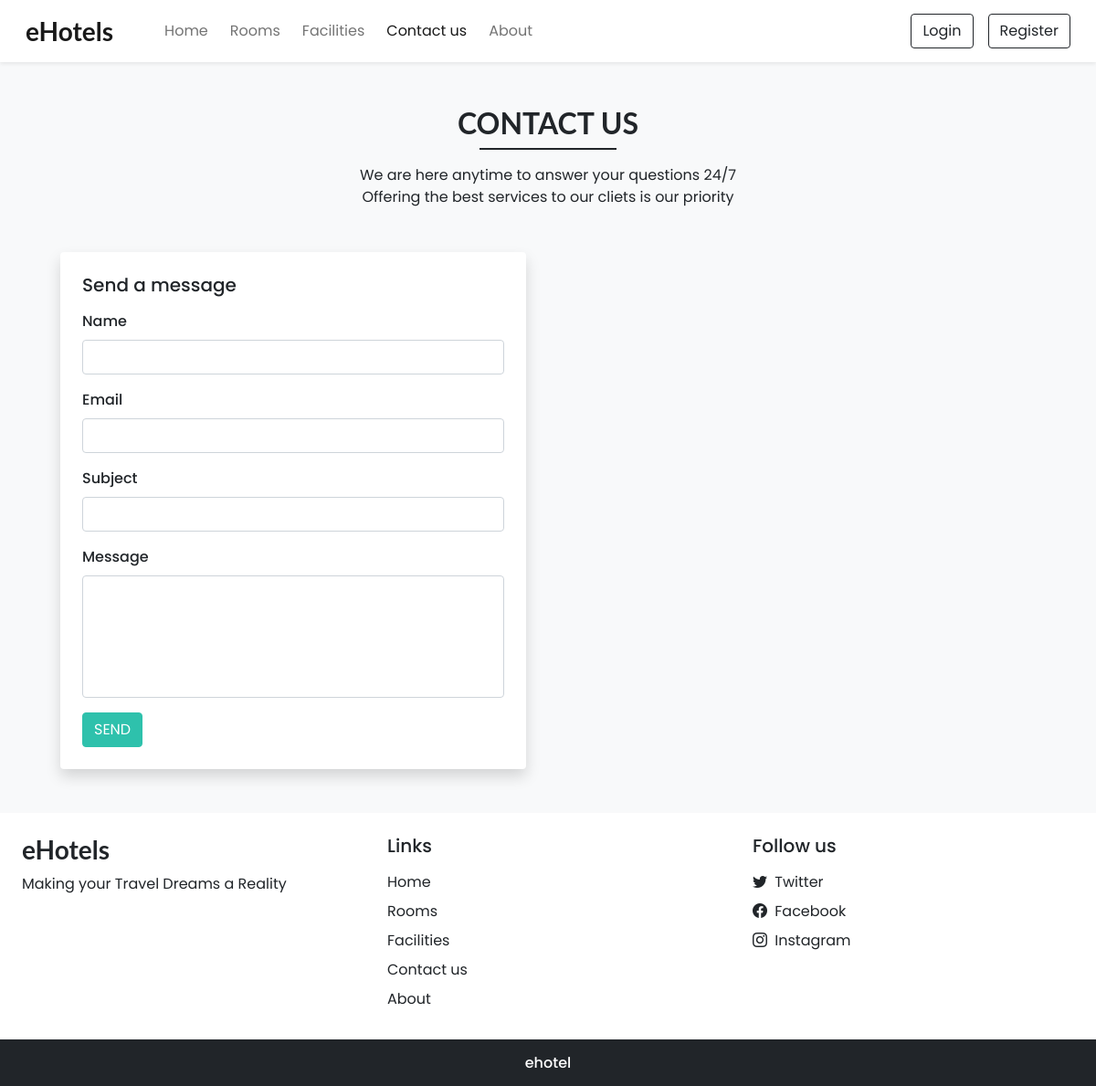
The page /contact.php on the database its author committed.
### tables this page shows
CREATE TABLE `settings` (
                            `sr_no` int NOT NULL,
                            `site_title` varchar(50) NOT NULL,
                            `site_about` varchar(250) NOT NULL,
                            `shutdown` tinyint(1) NOT NULL
);

### admin/inc/db_config.php (called while the page is built, shortened)
<?php
  function select($sql,$values,$datatypes)
  {
    $con = $GLOBALS['con'];
    if($stmt = mysqli_prepare($con,$sql))
    {
      mysqli_stmt_bind_param($stmt,$datatypes,...$values);
      if(mysqli_stmt_execute($stmt)){
        $res = mysqli_stmt_get_result($stmt);
        return $res;
      }
      else{
        mysqli_stmt_close($stmt);
        die("Query cannot be executed - Select");
      }
    }
    else{
      die("Query cannot be prepared - Select");
    }
  }
?>

### contact.php (the view, shortened to what this page needs)
<!DOCTYPE html>
<html lang="en">
<head>
    <?php require('inc/links.php'); ?>
</head>
<body class="bg-light">
<?php require('inc/header.php'); ?>
<div class="my-5 px-4">
    <h2 class="fw-bold h-font text-center">CONTACT US</h2>
    <div class="h-line bg-dark"></div>
    <p class="text-center mt-3">
        We are here anytime to answer your questions 24/7 <br> Offering the best services to our cliets
        is our priority
    </p>
</div>
<div class="container">
    <div class="col-lg-6 col-md-6 px-4">
        <div class="bg-white rounded shadow p-4">
            <form method="POST">
                <h5>Send a message</h5>
                <div class="mt-3">
                    <label class="form-label" style="font-weight: 500;">Name</label>
                    <input name="name" required type="text" class="form-control shadow-none">
                </div>
                <div class="mt-3">
                    <label class="form-label" style="font-weight: 500;">Email</label>
                    <input name="email" required type="email" class="form-control shadow-none">
                </div>
                <div class="mt-3">
                    <label class="form-label" style="font-weight: 500;">Subject</label>
                    <input name="subject" required type="text" class="form-control shadow-none">
                </div>
                <div class="mt-3">
                    <label class="form-label" style="font-weight: 500;">Message</label>
                    <textarea name="message" required class="form-control shadow-none" rows="5" style="resize: none;"></textarea>
                </div>
                <button type="submit" name="send" class="btn text-white custom-bg mt-3">SEND</button>
            </form>
        </div>
    </div>
</div>
<?php require('inc/footer.php'); ?>
</body>
</html>

### inc/header.php (shortened to what this page needs)
<nav id="nav-bar" class="navbar navbar-expand-lg navbar-light bg-white px-lg-3 py-lg-2 shadow-sm sticky-top">
  <div class="container-fluid">
    <a class="navbar-brand me-5 fw-bold fs-3 h-font" href="index.php"><?php echo $settings_r['site_title'] ?></a>
    <div class="collapse navbar-collapse" id="navbarSupportedContent">
      <ul class="navbar-nav me-auto mb-2 mb-lg-0">
        <li class="nav-item">
          <a class="nav-link me-2" href="index.php">Home</a>
        </li>
        <li class="nav-item">
          <a class="nav-link me-2" href="rooms.php">Rooms</a>
        </li>
        <li class="nav-item">
          <a class="nav-link me-2" href="facilities.php">Facilities</a>
        </li>
        <li class="nav-item">
          <a class="nav-link me-2" href="contact.php">Contact us</a>
        </li>
        <li class="nav-item">
          <a class="nav-link" href="about.php">About</a>
        </li>
      </ul>
      <div class="d-flex">
        <?php
          if(isset($_SESSION['login']) && $_SESSION['login']==true)
          {
            $path = USERS_IMG_PATH;
            echo<<<data
              <div class="btn-group">
                <button type="button" class="btn btn-outline-dark shadow-none dropdown-toggle" data-bs-toggle="dropdown" data-bs-display="static" aria-expanded="false">
                  <img src="$path$_SESSION[uPic]" style="width: 25px; height: 25px;" class="me-1 rounded-circle">
                  $_SESSION[uName]
                </button>
                <ul class="dropdown-menu dropdown-menu-lg-end">
                  <li><a class="dropdown-item" href="profile.php">Profile</a></li>
                  <li><a class="dropdown-item" href="bookings.php">Bookings</a></li>
                  <li><a class="dropdown-item" href="logout.php">Logout</a></li>
                </ul>
              </div>
            data;
          }
          else
          {
            echo<<<data
              <button type="button" class="btn btn-outline-dark shadow-none me-lg-3 me-2" data-bs-toggle="modal" data-bs-target="#loginModal">
                Login
              </button>
              <button type="button" class="btn btn-outline-dark shadow-none" data-bs-toggle="modal" data-bs-target="#registerModal">
                Register
              </button>
            data;
          }
        ?>
      </div>
    </div>
  </div>
</nav>

### inc/footer.php (shortened to what this page needs)
<div class="container-fluid bg-white mt-5">
  <div class="row">
    <div class="col-lg-4 p-4">
      <h3 class="h-font fw-bold fs-3 mb-2"><?php echo $settings_r['site_title'] ?></h3>
      <p>
        <?php echo $settings_r['site_about'] ?>
      </p>
    </div>
    <div class="col-lg-4 p-4">
      <h5 class="mb-3">Links</h5>
      <a href="index.php" class="d-inline-block mb-2 text-dark text-decoration-none">Home</a> <br>
      <a href="rooms.php" class="d-inline-block mb-2 text-dark text-decoration-none">Rooms</a> <br>
      <a href="facilities.php" class="d-inline-block mb-2 text-dark text-decoration-none">Facilities</a> <br>
      <a href="contact.php" class="d-inline-block mb-2 text-dark text-decoration-none">Contact us</a> <br>
      <a href="about.php" class="d-inline-block mb-2 text-dark text-decoration-none">About</a>
    </div>
    <div class="col-lg-4 p-4">
        <h5 class="mb-3">Follow us</h5>
        <?php
          if($contact_r['tw']!=''){
            echo<<<data
              <a href="$contact_r[tw]" class="d-inline-block text-dark text-decoration-none mb-2">
                <i class="bi bi-twitter me-1"></i> Twitter
              </a><br>
            data;
          }
        ?>
        <a href="<?php echo $contact_r['fb'] ?>" class="d-inline-block text-dark text-decoration-none mb-2">
          <i class="bi bi-facebook me-1"></i> Facebook
        </a><br>
        <a href="<?php echo $contact_r['insta'] ?>" class="d-inline-block text-dark text-decoration-none">
          <i class="bi bi-instagram me-1"></i> Instagram
        </a><br>
    </div>
  </div>
</div>
<h6 class="text-center bg-dark text-white p-3 m-0">ehotel</h6>

### css/common.css (style rules this page uses)
:root { --teal: #2ec1ac; --teal_hover: #279e8c; --dark: #333; --light-gray: #f4f4f4; }
* { font-family: 'Poppins', sans-serif; }
.h-font { font-family: 'Lato', sans-serif; font-weight: 900; }
.custom-bg { background-color: var(--teal); border: 1px solid var(--teal); }
.h-line { width: 150px; margin: 0 auto; height: 1.7px; }

### rows shown on the page
settings: site_title "eHotels", site_about "Making your Travel Dreams a Reality"
